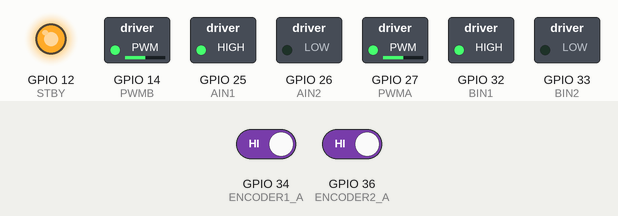
Recording of a program running on a simulated ESP32. On the bench: switched loads named in the program (green lamp = pin HIGH), output pins drawn as LEDs (lit = HIGH). The test bench sets the inputs (shaded band); at power-on: GPIO 34 (ENCODER1_A) HIGH, GPIO 36 (ENCODER2_A) HIGH. What the program prints to the serial monitor is not drawn.

Above: at 0.1 s.
Timing chart, 0 to 1.6 s (numbered marks = the images above):
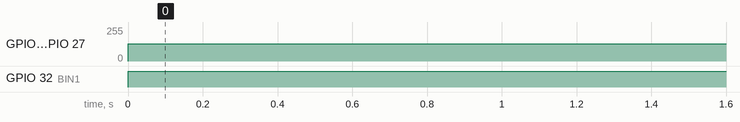

Measured:
- by itself, GPIO 14 (PWMB), GPIO 27 (PWMA): 0/255 → 128/255 at 0.00 s
- by itself, GPIO 32 (BIN1): LOW → HIGH at 0.00 s

The program:

main.cpp
```cpp
#include <Arduino.h>

#define AIN1  25
#define AIN2  26
#define PWMA  27
#define BIN1  32
#define BIN2  33
#define PWMB  14
#define STBY  12

#define ENCODER1_A 34
#define ENCODER1_B 35
#define ENCODER2_A 36
#define ENCODER2_B 39

volatile long encoder1Count = 0;
volatile long encoder2Count = 0;

void IRAM_ATTR encoder1A_ISR() {
  if (digitalRead(ENCODER1_A) == digitalRead(ENCODER1_B)) encoder1Count++;
  else encoder1Count--;
}

void IRAM_ATTR encoder2A_ISR() {
  if (digitalRead(ENCODER2_A) == digitalRead(ENCODER2_B)) encoder2Count++;
  else encoder2Count--;
}

void setup() {
  Serial.begin(115200);

  pinMode(AIN1, OUTPUT);
  pinMode(AIN2, OUTPUT);
  pinMode(PWMA, OUTPUT);
  pinMode(BIN1, OUTPUT);
  pinMode(BIN2, OUTPUT);
  pinMode(PWMB, OUTPUT);
  pinMode(STBY, OUTPUT);

  digitalWrite(STBY, HIGH); // Enable TB6612FNG

  pinMode(ENCODER1_A, INPUT_PULLUP);
  pinMode(ENCODER1_B, INPUT_PULLUP);
  pinMode(ENCODER2_A, INPUT_PULLUP);
  pinMode(ENCODER2_B, INPUT_PULLUP);

  attachInterrupt(digitalPinToInterrupt(ENCODER1_A), encoder1A_ISR, CHANGE);
  attachInterrupt(digitalPinToInterrupt(ENCODER2_A), encoder2A_ISR, CHANGE);
}

void loop() {
  // Example motor control
  digitalWrite(AIN1, HIGH);
  digitalWrite(AIN2, LOW);
  analogWrite(PWMA, 128); // 0-255 PWM speed

  digitalWrite(BIN1, HIGH);
  digitalWrite(BIN2, LOW);
  analogWrite(PWMB, 128);

  Serial.printf("Motor1 Encoder: %ld, Motor2 Encoder: %ld\n", encoder1Count, encoder2Count);
  delay(100);
}
```
